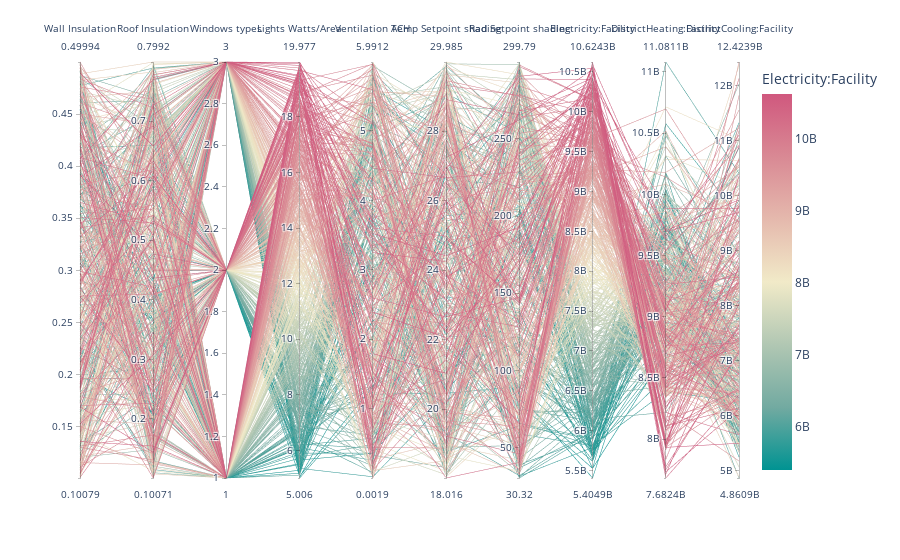

The cell this chart's notebook holds for it:
### Code cell
import plotly
plotly.offline.init_notebook_mode(connected=True)

import plotly.express as px
fig = px.parallel_coordinates(srresults,color="Electricity:Facility", dimensions=features+objectives,
                             color_continuous_scale=px.colors.diverging.Tealrose)
fig.show()

### Figure 1 — Plotly figure (JSON) as saved in the notebook; plotly's stock layout.template omitted (floating-point values rounded to 4 significant figures; data arrays with more than 128 entries replaced by an {"elided": "..."} marker saying what was removed)
{"data": [{"dimensions": [{"label": "Wall Insulation", "values": {"elided": "500 float values"}}, {"label": "Roof Insulation", "values": {"elided": "500 float values"}}, {"label": "Windows types", "values": {"elided": "500 int values"}}, {"label": "Lights Watts/Area", "values": {"elided": "500 float values"}}, {"label": "Ventilation ACH", "values": {"elided": "500 float values"}}, {"label": "Temp Setpoint shading", "values": {"elided": "500 float values"}}, {"label": "Rad Setpoint shading", "values": {"elided": "500 float values"}}, {"label": "Electricity:Facility", "values": {"elided": "500 float values"}}, {"label": "DistrictHeating:Facility", "values": {"elided": "500 float values"}}, {"label": "DistrictCooling:Facility", "values": {"elided": "500 float values"}}], "domain": {"x": [0, 1], "y": [0, 1]}, "line": {"color": {"elided": "500 float values"}, "coloraxis": "coloraxis"}, "name": "", "type": "parcoords"}], "layout": {"coloraxis": {"colorbar": {"title": {"text": "Electricity:Facility"}}, "colorscale": [[0, "rgb(0, 147, 146)"], [0.1667, "rgb(114, 170, 161)"], [0.3333, "rgb(177, 199, 179)"], [0.5, "rgb(241, 234, 200)"], [0.6667, "rgb(229, 185, 173)"], [0.8333, "rgb(217, 137, 148)"], [1, "rgb(208, 88, 126)"]]}, "legend": {"tracegroupgap": 0}, "margin": {"t": 60}}}
